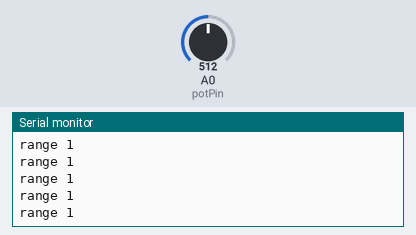
The sketch below on a simulated Arduino Uno, built with avr-gcc and run on an emulated ATmega328P. On the bench: the last lines printed to the serial monitor. The test bench sets the inputs (shaded band); at power-on: A0 (potPin) = 512.

Above: at 1.2 s.
1.3 s: A0 (potPin) set to 716
At 1.31 s:
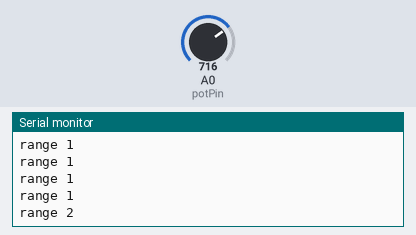
2.8 s: A0 (potPin) set to 1023
At 2.81 s:
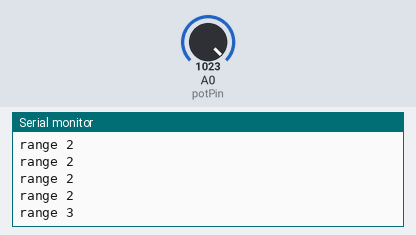
Timing chart, 0 to 5.8 s (numbered marks = the images above; inputs shaded):
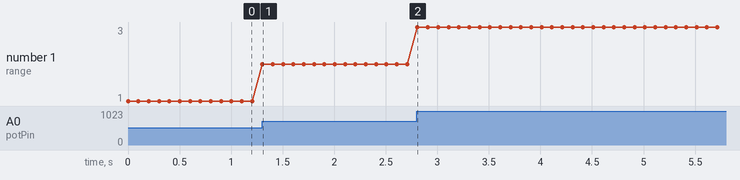

The sketch:

Opp2d.ino
```cpp
const int potPin = A0;

int value = 0;
int x = 0;

void setup() {
  // Starte serial med baud 9600
  Serial.begin(9600);
}

void loop() {
  // Leser analog pin
  value = analogRead(potPin);
  // Lagrer kalkulering fra funksjon i x
  x = getVal(value);
  // Sender verdier til Serial
  Serial.print("range ");
  Serial.println(x);
  delay(100);
}

int getVal(int val){
  // Kalkulerer å returnerer verdi
  return val * (3.0/1023.0);
}
```

Measured:
- after the input at 1.3 s, the serial monitor: prints a new line at once (image 1)
- after the input at 2.8 s, the serial monitor: prints a new line at once (image 2)
- plotted number 1: 1 → 2 after the input at 1.3 s, 2 → 3 after the input at 2.8 s
